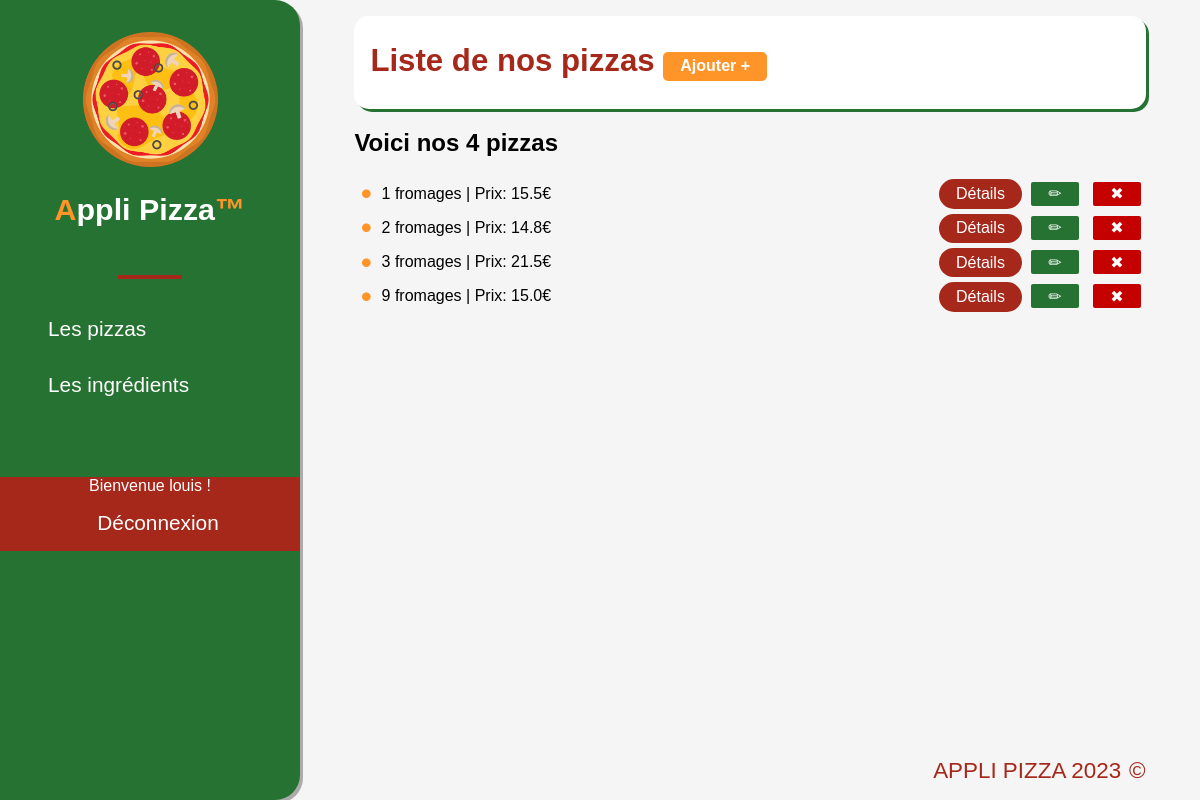
The app's page / (signed in) with its own data.
### applipizza/models.py (models this page shows)
class Pizza(models.Model):
    idPizza = models.AutoField(primary_key=True)
    nomPizza = models.CharField(max_length=50, verbose_name="Nom de la pizza")
    prixPizza = models.FloatField(verbose_name="Prix de la pizza")
    def __str__(self) -> str:
        return  self.nomPizza + (' | Prix: ' + str(self.prixPizza) + '€')

### applipizza/views.py (the view)
# urls.py: path('', views.pizza, name='pizzas'),
def pizza(request):
    lesPizzas = Pizza.objects.all()
    return render(request, 'applipizza/pizzas.html', {'pizzas': lesPizzas})

### applipizza/templates/applipizza/pizzas.html (shortened to what this page needs)
{% extends 'applipizza/base.html' %}
{% block title_page %}
Liste de nos pizzas
    {% if user.is_authenticated %}
    <a href="/pizzas/add" class="link_to_add">Ajouter +</a>
    {% endif %}
{% endblock %}
{% block content %}
    <h2>Voici nos {{ pizzas|length }} pizzas</h2>
    <ul class="ul_ingr">
        {% for piz in pizzas %}
        <li class="disp_ingredients">
            {{ piz }}
            <div>
                <a href="/pizzas/{{ piz.idPizza }}" class="link_to">Détails</a>
                {% if user.is_authenticated %}
                <a href="/pizzas/{{ piz.idPizza }}/update" class="link_to_edit">✏</a>
                <a href="/pizzas/{{ piz.idPizza }}/delete" class="link_to_delete">✖</a>
                {% endif %}
            </div>
        </li>
        {% endfor %}
    </ul>
{% endblock %}

### applipizza/templates/applipizza/base.html (shortened to what this page needs)
{% load static %}
<!DOCTYPE html>
<html lang="fr">
<head>
    <link rel="stylesheet" href="{% static 'applipizza/css/styles.css' %}">
</head>
<body>
<section class="wrapper">
    <header>
        <img src="{% static 'applipizza/img/favicon.png' %}" alt="Logo" class="logo">
        <h1><span class="red">A</span>ppli Pizza<span class="red">™</span></h1>
        <hr>
        <nav>
                <div><a href="/pizzas/">Les pizzas</a></div>
                <div><a href="/ingredients">Les ingrédients</a></div>
            {% if user.is_authenticated %}
                <div id="logout" style="margin-top: 4rem;text-align: center;background-color:#a6281b;">
                    Bienvenue {{ user }} !
                    <a href="{% url 'logout' %}">Déconnexion</a>
                </div>
            {% else %}
                <div id="login">
                    <a href="{% url 'login' %}">Connexion</a>
                </div>
            {% endif %}
        </nav>
    </header>
    <section class="wrapper_content">
        <main>
            <section class="title">
                <h2>{% block title_page %}{% endblock %}</h2>
            </section>
            {% block content %}{% endblock %}
        </main>
        <footer>
            Appli pizza 2023
        </footer>
    </section>
</section>
</body>
</html>

### applipizza/static/applipizza/css/styles.css (style rules this page uses)
html, body { margin: 0; padding: 0; font-family: "Arial", sans-serif; background-color: whitesmoke; }
header { min-width: 300px; background-color: #267232; color: white; display: flex; align-items: center; flex-direction: column; border-radius: 0 25px 25px 0; box-shadow: 3px 3px 0 rgba(0,0,0,0.3); padding-top: 2rem; }
header h1 { font-family: "Arial Black", sans-serif; font-size: 1.9rem; }
header img { max-width: 135px; }
header hr { width: 20%; border: 2px solid #a6281b; margin: 1.4rem auto; }
.red { color: #ff9428; }
.wrapper { display: flex; height: 100vh; }
.wrapper_content { flex: 1; display: flex; flex-direction: column; padding: 1rem 3.4rem 1rem; overflow-y: auto; }
footer { flex: 1; display: flex; align-items: flex-end; justify-content: flex-end; font-size: 1.4rem; color: #a6281b; text-transform: uppercase; font-family: "Arial Rounded MT Bold", sans-serif; }
footer:after { content: " ©"; margin-left: .5rem; }
nav { display: flex; justify-content: center; flex-direction: column; width: 100%; }
nav > div { padding: 0; }
nav > div > a { color: #fff; display: block; padding: 1rem 2rem; text-decoration: none; font-family: "Arial Rounded MT Bold", sans-serif; font-size: 1.3rem; transition: all .3s ease-in-out; border-radius: 15px 0 0 15px; margin-left: 1rem; }
.title { background-color: white; box-shadow: 3px 3px 0 #267232; padding: 0.1rem 1rem; color: #a6281b; font-family: "Arial Rounded MT Bold", sans-serif; font-size: 1.3rem; border-radius: 15px; }
.link_to { background-color: #a6281b; color: white; font-family: "Arial Rounded MT Bold", sans-serif; padding: 0.3rem 1rem; display: inline-block; text-decoration: none; border-radius: 15px; transition: all .2s ease-in-out; border: 1px solid transparent; }
.logo { animation: rotate 20s infinite linear; }
.link_to_add { background-color: #ff9428; color: white; font-family: "Arial Rounded MT Bold", sans-serif; padding: 0.3rem 1rem; display: inline-block; font-size: 16px; text-decoration: none; border-radius: 5px; transition: all .2s ease-in-out; border: 1px solid transparent; }
.link_to_delete { background-color: #c50100; color: white; font-family: "Arial Rounded MT Bold", sans-serif; padding: 0.1rem 1rem; display: inline-block; font-size: 16px; text-decoration: none; border-radius: 2px; transition: all .2s ease-in-out; border: 1px solid transparent; margin: 5px; }
.link_to_edit { background-color: #267232; color: white; font-family: "Arial Rounded MT Bold", sans-serif; padding: 0.1rem 1rem; display: inline-block; font-size: 16px; text-decoration: none; border-radius: 2px; transition: all .2s ease-in-out; border: 1px solid transparent; margin: 5px; }
.ul_ingr { padding-left: 0; }
.disp_ingredients { display: flex; justify-content: space-between; align-items: center; position: relative; padding-left: 1.7rem; }
.disp_ingredients::before { content: "•"; position: absolute; color: #ff9428; left: 0; padding-left: .4rem; font-size: 2rem; }

### records on screen
Pizza: nomPizza+prixPizza "1 fromages | Prix: 15.5€"
Pizza: nomPizza+prixPizza "2 fromages | Prix: 14.8€"
Pizza: nomPizza+prixPizza "3 fromages | Prix: 21.5€"
Pizza: nomPizza+prixPizza "9 fromages | Prix: 15.0€"

### other values on screen
{{ user }} "louis"
{{ pizzas|length }} "4"
